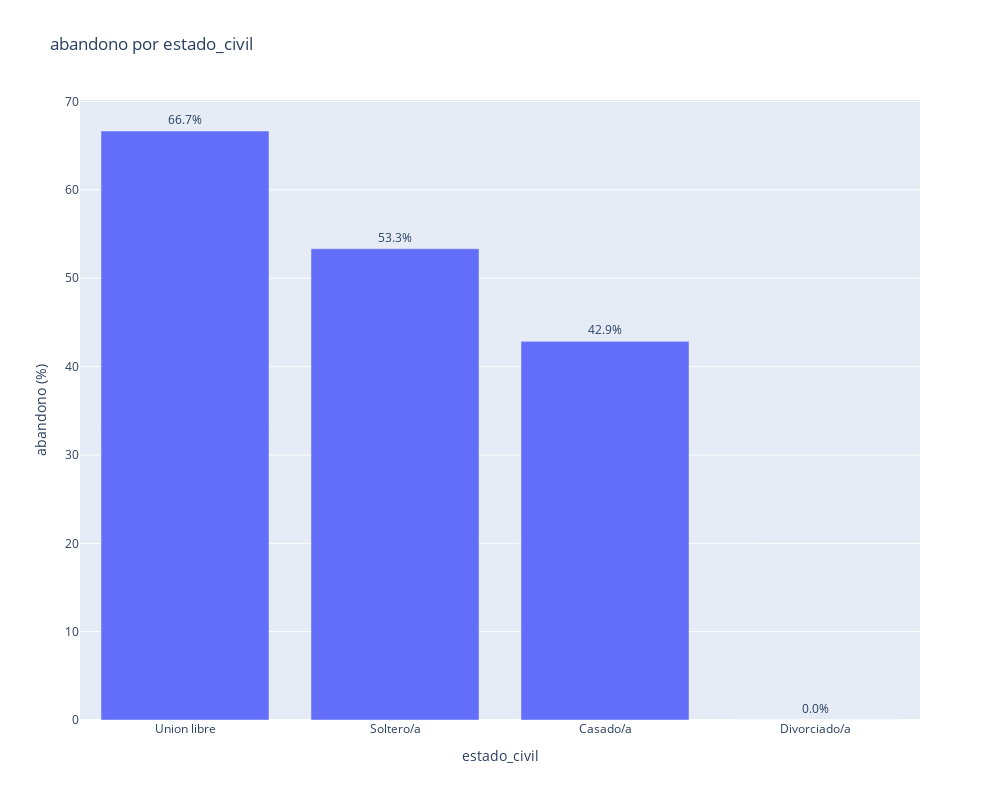

This figure's notebook cell:
### Code cell
# Analisis por estado_civil
temp_est_civ = df.groupby('estado_civil').abandono.mean().sort_values(ascending = False) * 100
graficar_serie_con_valores(temp_est_civ)

### Figure 1 — Plotly figure (JSON) as saved in the notebook; plotly's stock layout.template omitted (floating-point values rounded to 4 significant figures)
{"data": [{"hovertemplate": "estado_civil=%{x}<br>abandono (%)=%{y}<br>text=%{text}<extra></extra>", "legendgroup": "", "marker": {"color": "#636efa", "pattern": {"shape": ""}}, "name": "", "orientation": "v", "showlegend": false, "text": ["66.7%", "53.3%", "42.9%", "0.0%"], "textposition": "outside", "type": "bar", "x": ["Union libre", "Soltero/a", "Casado/a", "Divorciado/a"], "xaxis": "x", "y": [66.67, 53.33, 42.86, 0.0], "yaxis": "y"}], "layout": {"barmode": "relative", "height": 800, "legend": {"tracegroupgap": 0}, "title": {"text": "abandono por estado_civil"}, "width": 1000, "xaxis": {"anchor": "y", "domain": [0, 1], "title": {"text": "estado_civil"}}, "yaxis": {"anchor": "x", "domain": [0, 1], "title": {"text": "abandono (%)"}}}}
